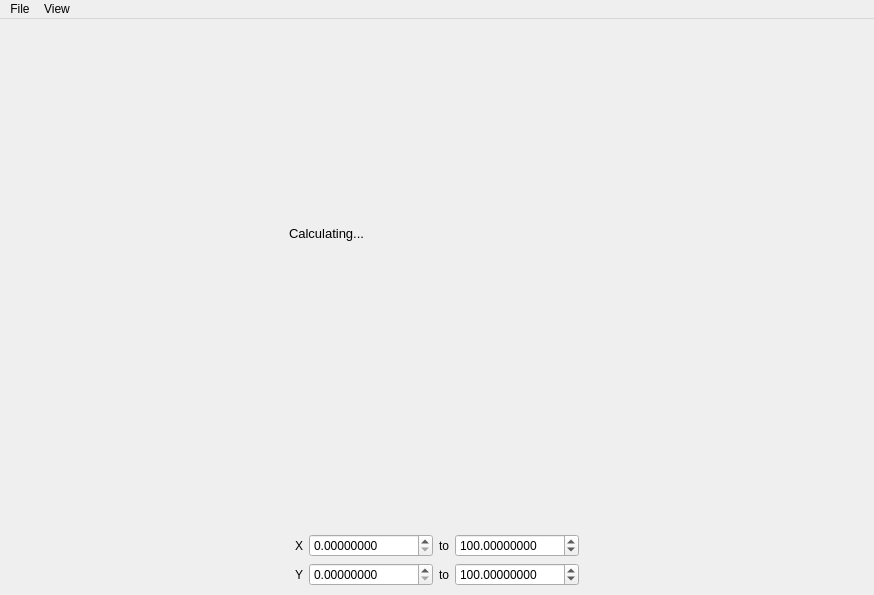
<?xml version="1.0" encoding="UTF-8"?>
<ui version="4.0">
 <class>MainWindow</class>
 <widget class="QMainWindow" name="MainWindow">
  <property name="geometry">
   <rect>
    <x>0</x>
    <y>0</y>
    <width>874</width>
    <height>595</height>
   </rect>
  </property>
  <property name="windowTitle">
   <string>MainWindow</string>
  </property>
  <widget class="QWidget" name="centralwidget">
   <layout class="QVBoxLayout" name="verticalLayout">
    <item>
     <widget class="QWidget" name="graph_container" native="true">
      <property name="sizePolicy">
       <sizepolicy hsizetype="MinimumExpanding" vsizetype="MinimumExpanding">
        <horstretch>0</horstretch>
        <verstretch>0</verstretch>
       </sizepolicy>
      </property>
      <widget class="QLabel" name="loading_label">
       <property name="geometry">
        <rect>
         <x>280</x>
         <y>180</y>
         <width>221</width>
         <height>51</height>
        </rect>
       </property>
       <property name="font">
        <font>
         <pointsize>10</pointsize>
        </font>
       </property>
       <property name="text">
        <string>Calculating...</string>
       </property>
       <property name="textFormat">
        <enum>Qt::PlainText</enum>
       </property>
       <property name="wordWrap">
        <bool>true</bool>
       </property>
      </widget>
     </widget>
    </item>
    <item>
     <layout class="QVBoxLayout" name="verticalLayout_3">
      <property name="sizeConstraint">
       <enum>QLayout::SetNoConstraint</enum>
      </property>
      <item>
       <layout class="QHBoxLayout" name="horizontalLayout">
        <property name="sizeConstraint">
         <enum>QLayout::SetNoConstraint</enum>
        </property>
        <item>
         <spacer name="horizontalSpacer_5">
          <property name="orientation">
           <enum>Qt::Horizontal</enum>
          </property>
          <property name="sizeType">
           <enum>QSizePolicy::MinimumExpanding</enum>
          </property>
          <property name="sizeHint" stdset="0">
           <size>
            <width>10</width>
            <height>20</height>
           </size>
          </property>
         </spacer>
        </item>
        <item>
         <widget class="QLabel" name="x_lbl">
          <property name="font">
           <font>
            <pointsize>9</pointsize>
           </font>
          </property>
          <property name="text">
           <string>X</string>
          </property>
          <property name="alignment">
           <set>Qt::AlignRight|Qt::AlignTrailing|Qt::AlignVCenter</set>
          </property>
         </widget>
        </item>
        <item>
         <widget class="QDoubleSpinBox" name="xmin">
          <property name="sizePolicy">
           <sizepolicy hsizetype="Fixed" vsizetype="Fixed">
            <horstretch>0</horstretch>
            <verstretch>0</verstretch>
           </sizepolicy>
          </property>
          <property name="font">
           <font>
            <pointsize>9</pointsize>
           </font>
          </property>
          <property name="decimals">
           <number>8</number>
          </property>
          <property name="maximum">
           <double>9007199254740992.000000000000000</double>
          </property>
         </widget>
        </item>
        <item>
         <widget class="QLabel" name="label">
          <property name="font">
           <font>
            <pointsize>9</pointsize>
           </font>
          </property>
          <property name="text">
           <string>to</string>
          </property>
         </widget>
        </item>
        <item>
         <widget class="QDoubleSpinBox" name="xmax">
          <property name="sizePolicy">
           <sizepolicy hsizetype="Fixed" vsizetype="Fixed">
            <horstretch>0</horstretch>
            <verstretch>0</verstretch>
           </sizepolicy>
          </property>
          <property name="font">
           <font>
            <pointsize>9</pointsize>
           </font>
          </property>
          <property name="decimals">
           <number>8</number>
          </property>
          <property name="maximum">
           <double>9007199254740992.000000000000000</double>
          </property>
          <property name="value">
           <double>100.000000000000000</double>
          </property>
         </widget>
        </item>
        <item>
         <spacer name="horizontalSpacer_6">
          <property name="orientation">
           <enum>Qt::Horizontal</enum>
          </property>
          <property name="sizeType">
           <enum>QSizePolicy::MinimumExpanding</enum>
          </property>
          <property name="sizeHint" stdset="0">
           <size>
            <width>10</width>
            <height>20</height>
           </size>
          </property>
         </spacer>
        </item>
       </layout>
      </item>
      <item>
       <layout class="QHBoxLayout" name="horizontalLayout_3">
        <property name="sizeConstraint">
         <enum>QLayout::SetNoConstraint</enum>
        </property>
        <item>
         <spacer name="horizontalSpacer_4">
          <property name="orientation">
           <enum>Qt::Horizontal</enum>
          </property>
          <property name="sizeType">
           <enum>QSizePolicy::MinimumExpanding</enum>
          </property>
          <property name="sizeHint" stdset="0">
           <size>
            <width>10</width>
            <height>20</height>
           </size>
          </property>
         </spacer>
        </item>
        <item>
         <widget class="QLabel" name="y_lbl">
          <property name="font">
           <font>
            <pointsize>9</pointsize>
           </font>
          </property>
          <property name="text">
           <string>Y</string>
          </property>
          <property name="alignment">
           <set>Qt::AlignRight|Qt::AlignTrailing|Qt::AlignVCenter</set>
          </property>
         </widget>
        </item>
        <item>
         <widget class="QDoubleSpinBox" name="ymin_2">
          <property name="sizePolicy">
           <sizepolicy hsizetype="Fixed" vsizetype="Fixed">
            <horstretch>0</horstretch>
            <verstretch>0</verstretch>
           </sizepolicy>
          </property>
          <property name="font">
           <font>
            <pointsize>9</pointsize>
           </font>
          </property>
          <property name="decimals">
           <number>8</number>
          </property>
          <property name="maximum">
           <double>9007199254740992.000000000000000</double>
          </property>
         </widget>
        </item>
        <item>
         <widget class="QLabel" name="label_6">
          <property name="font">
           <font>
            <pointsize>9</pointsize>
           </font>
          </property>
          <property name="text">
           <string>to</string>
          </property>
         </widget>
        </item>
        <item>
         <widget class="QDoubleSpinBox" name="ymax_2">
          <property name="sizePolicy">
           <sizepolicy hsizetype="Fixed" vsizetype="Fixed">
            <horstretch>0</horstretch>
            <verstretch>0</verstretch>
           </sizepolicy>
          </property>
          <property name="font">
           <font>
            <pointsize>9</pointsize>
           </font>
          </property>
          <property name="decimals">
           <number>8</number>
          </property>
          <property name="maximum">
           <double>9007199254740992.000000000000000</double>
          </property>
          <property name="value">
           <double>100.000000000000000</double>
          </property>
         </widget>
        </item>
        <item>
         <spacer name="horizontalSpacer_2">
          <property name="orientation">
           <enum>Qt::Horizontal</enum>
          </property>
          <property name="sizeType">
           <enum>QSizePolicy::MinimumExpanding</enum>
          </property>
          <property name="sizeHint" stdset="0">
           <size>
            <width>10</width>
            <height>20</height>
           </size>
          </property>
         </spacer>
        </item>
       </layout>
      </item>
     </layout>
    </item>
   </layout>
  </widget>
  <widget class="QMenuBar" name="menubar">
   <property name="geometry">
    <rect>
     <x>0</x>
     <y>0</y>
     <width>874</width>
     <height>39</height>
    </rect>
   </property>
   <widget class="QMenu" name="menuViewport">
    <property name="title">
     <string>View</string>
    </property>
    <addaction name="view_fit"/>
   </widget>
   <widget class="QMenu" name="menua">
    <property name="title">
     <string>File</string>
    </property>
    <widget class="QMenu" name="menuSave_as">
     <property name="title">
      <string>Save as&amp;</string>
     </property>
     <addaction name="save_as_csv"/>
     <addaction name="save_as_txt"/>
     <addaction name="save_as_json"/>
    </widget>
    <addaction name="menuSave_as"/>
   </widget>
   <addaction name="menua"/>
   <addaction name="menuViewport"/>
  </widget>
  <action name="view_fit">
   <property name="text">
    <string>Fit</string>
   </property>
  </action>
  <action name="actionExcel_Spreadsheet">
   <property name="text">
    <string>Excel Spreadsheet</string>
   </property>
  </action>
  <action name="save_as_csv">
   <property name="text">
    <string>Excel Spreadsheet (*.csv)</string>
   </property>
  </action>
  <action name="save_as_txt">
   <property name="text">
    <string>Text File (*.txt)</string>
   </property>
  </action>
  <action name="save_as_json">
   <property name="text">
    <string>JSON (*.json)</string>
   </property>
  </action>
 </widget>
 <resources/>
 <connections/>
</ui>
